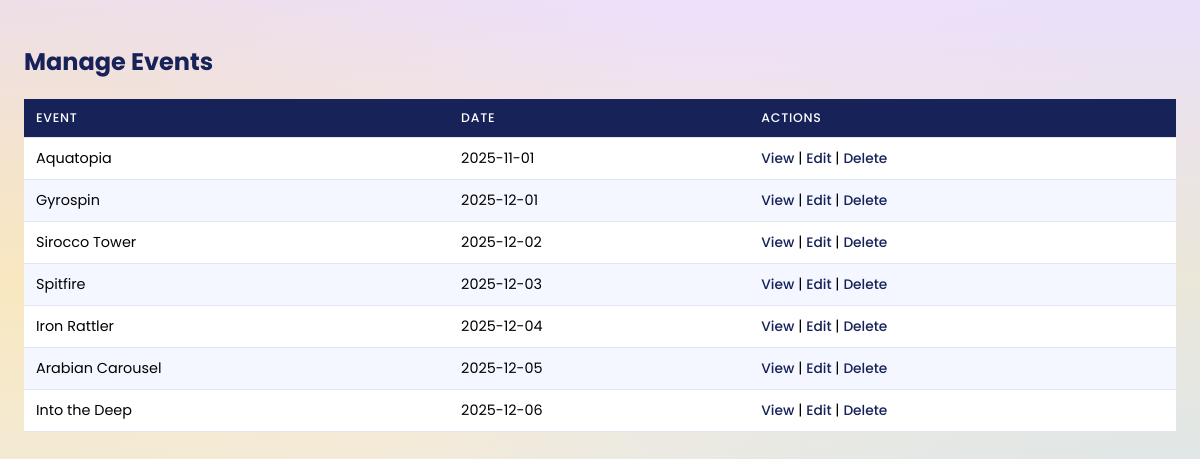
Page /Admin/manageEvents.php (signed in) on the committed database.
### tables this page shows
CREATE TABLE `events` (
  `id` int(11) NOT NULL,
  `name` varchar(255) NOT NULL,
  `image` varchar(255) NOT NULL,
  `event_date` date NOT NULL,
  `event_time` time NOT NULL,
  `location` varchar(255) NOT NULL,
  `description` text NOT NULL,
  `available` int(11) NOT NULL,
  `price` decimal(8,2) NOT NULL DEFAULT 0.00
);

### Admin/manageEvents.php (the view, shortened to what this page needs)
<?php
include("config.php");
$sql = "SELECT * FROM events ORDER BY event_date ASC";
$result = $conn->query($sql);
?>
<!DOCTYPE html>
<html>
<head>
    <link rel="stylesheet" href="Admin-style.css">
    </head>
<body>
<main class="main-content">
    <h2>Manage Events</h2>
    <table class="table">
        <thead>
            <tr>
                <th>Event</th>
                <th>Date</th>
                <th>Actions</th>
            </tr>
        </thead>
        <tbody>
        <?php if($result->num_rows > 0): ?>
            <?php while($row = $result->fetch_assoc()): ?>
                <tr>
                    <td><?= htmlspecialchars($row['name']); ?></td>
                    <td><?= htmlspecialchars($row['event_date']); ?></td>
                    <td>
                        <a href="viewEvent.php?id=<?= $row['id'] ?>">View</a> |
                        <a href="editEvent.php?id=<?= $row['id'] ?>">Edit</a> |
                        <a href="deleteEvent.php?id=<?= $row['id'] ?>">Delete</a>
                    </td>
                </tr>
            <?php endwhile; ?>
        <?php else: ?>
            <tr><td colspan="6">No events found.</td></tr>
        <?php endif; ?>
        </tbody>
    </table>
</main>
</body>
</html>

### Admin/Admin-style.css (style rules this page uses)
:root { --yellow-main: #ffd700; --sky-light: #e3f4ff; --white: #ffffff; --navy: #162258; --red-main: #d80000; --text-dark: #020202; --gray-sub: #555555; --light-yellow: #fff8cc; --border-soft: #d3d8ea; --shadow-soft: 0 10px 25px rgba(12, 31, 73, 0.12); --radius-lg: 18px; --radius-md: 12px; --transition-fast: 0.15s ease-out; --transition-med: 0.25s ease-out; }
*, *::before, *::after { box-sizing: border-box; }
html, body { margin: 0; padding: 0; font-family: "Poppins", system-ui, -apple-system, BlinkMacSystemFont, sans-serif; color: var(--text-dark); min-height: 100%; }
body { background: radial-gradient( circle at 0% 20%, rgba(255, 215, 0, 0.1) 0%, transparent 50% ), radial-gradient( circle at 100% 100%, rgba(188, 222, 244, 0.55) 0%, transparent 60% ), linear-gradient(180deg, #e9d9fbd3 0%, #f8e9d1 35%, #e6edfcd4 100%); }
.main-content { flex: 1; padding: 24px 24px 40px; }
h1, h2, h3 { color: var(--navy); }
.table { width: 100%; border-collapse: collapse; font-size: 0.9rem; }
.table thead { background: var(--navy); color: var(--white); }
.table th, .table td { padding: 10px 12px; text-align: left; border-bottom: 1px solid #e2e5f2; }
.table th { font-weight: 500; letter-spacing: 0.06em; text-transform: uppercase; font-size: 0.78rem; }
.table tbody tr:nth-child(odd) { background-color: #ffffff; }
.table tbody tr:nth-child(even) { background-color: #f4f7ff; }
.table a { color: var(--navy); text-decoration: none; font-size: 0.86rem; font-weight: 500; }

### rows in the picture
events: name "Aquatopia", event_date "2025-11-01"
events: name "Gyrospin", event_date "2025-12-01"
events: name "Sirocco Tower", event_date "2025-12-02"
events: name "Spitfire", event_date "2025-12-03"
events: name "Iron Rattler", event_date "2025-12-04"
events: name "Arabian Carousel", event_date "2025-12-05"
events: name "Into the Deep", event_date "2025-12-06"
